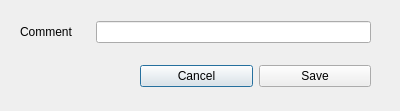
<?xml version="1.0" encoding="UTF-8"?>
<ui version="4.0">
 <class>markerDialog</class>
 <widget class="QDialog" name="markerDialog">
  <property name="geometry">
   <rect>
    <x>0</x>
    <y>0</y>
    <width>400</width>
    <height>111</height>
   </rect>
  </property>
  <property name="windowTitle">
   <string>Create Marker</string>
  </property>
  <widget class="QWidget" name="layoutWidget">
   <property name="geometry">
    <rect>
     <x>140</x>
     <y>60</y>
     <width>231</width>
     <height>32</height>
    </rect>
   </property>
   <layout class="QHBoxLayout" name="horizontalLayout_3">
    <item>
     <widget class="QPushButton" name="cnclBtn">
      <property name="text">
       <string>Cancel</string>
      </property>
     </widget>
    </item>
    <item>
     <widget class="QPushButton" name="saveBtn">
      <property name="text">
       <string>Save</string>
      </property>
     </widget>
    </item>
   </layout>
  </widget>
  <widget class="QWidget" name="layoutWidget_2">
   <property name="geometry">
    <rect>
     <x>20</x>
     <y>20</y>
     <width>351</width>
     <height>24</height>
    </rect>
   </property>
   <layout class="QHBoxLayout" name="horizontalLayout_2">
    <item>
     <widget class="QLabel" name="commentLabel">
      <property name="minimumSize">
       <size>
        <width>70</width>
        <height>0</height>
       </size>
      </property>
      <property name="text">
       <string>Comment</string>
      </property>
     </widget>
    </item>
    <item>
     <widget class="QLineEdit" name="comment"/>
    </item>
   </layout>
  </widget>
 </widget>
 <resources/>
 <connections/>
</ui>
